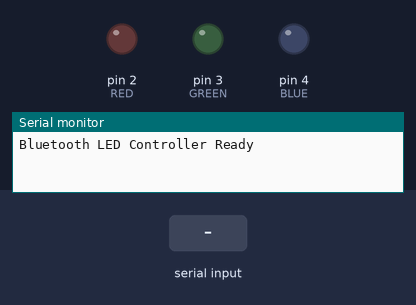
This sketch was run on a simulated Arduino Uno, built with avr-gcc and run on an emulated ATmega328P. Shown: output pins drawn as LEDs (lit = HIGH), the last lines printed to the serial monitor. Dashed ring = blinking. The inputs (shaded band) are chosen by the test bench.

Above: at 1.2 s.
1.3 s: "F" received over the second serial link
At 1.45 s:
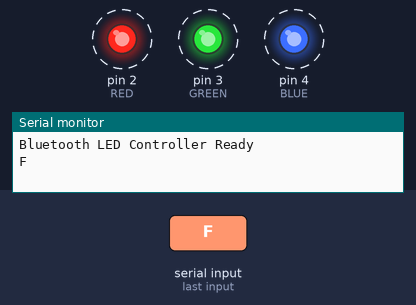
4.3 s: "R" received over the second serial link
At 5.3 s:
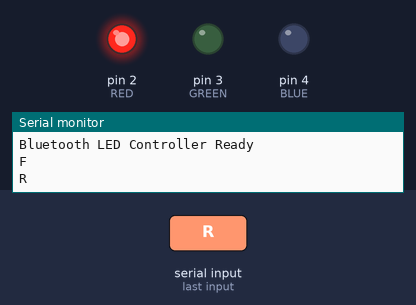
5.8 s: "G" received over the second serial link
At 6.4 s:
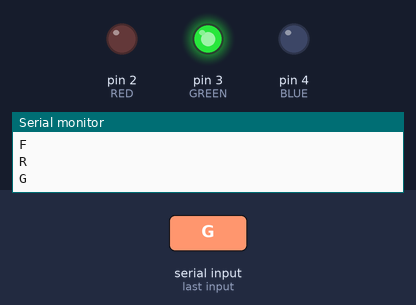
7.3 s: "B" received over the second serial link
At 8.7 s:
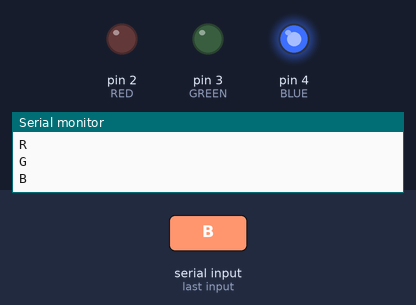
Timing chart, 0 to 9.8 s (numbered marks = the images above; inputs shaded):
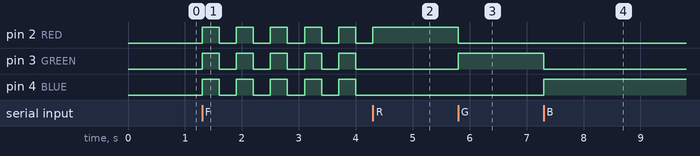

The sketch:

bt_led_control.ino
```cpp
#include <SoftwareSerial.h>

SoftwareSerial BT(10,11);

const int RED = 2;
const int GREEN = 3;
const int BLUE = 4;

void setup() {

  pinMode(RED, OUTPUT);
  pinMode(GREEN, OUTPUT);
  pinMode(BLUE, OUTPUT);

  BT.begin(9600);
  Serial.begin(9600);

  Serial.println("Bluetooth LED Controller Ready");
}

void loop() {

  if(BT.available()){

    char cmd = BT.read();

    Serial.println(cmd);

    switch(cmd){

      case 'R':
        digitalWrite(RED,HIGH);
        digitalWrite(GREEN,LOW);
        digitalWrite(BLUE,LOW);
        break;

      case 'G':
        digitalWrite(RED,LOW);
        digitalWrite(GREEN,HIGH);
        digitalWrite(BLUE,LOW);
        break;

      case 'B':
        digitalWrite(RED,LOW);
        digitalWrite(GREEN,LOW);
        digitalWrite(BLUE,HIGH);
        break;

      case 'X':
        digitalWrite(RED,LOW);
        digitalWrite(GREEN,LOW);
        digitalWrite(BLUE,LOW);
        break;

      case 'F':

        for(int i=0;i<5;i++){

          digitalWrite(RED,HIGH);
          digitalWrite(GREEN,HIGH);
          digitalWrite(BLUE,HIGH);
          delay(300);

          digitalWrite(RED,LOW);
          digitalWrite(GREEN,LOW);
          digitalWrite(BLUE,LOW);
          delay(300);
        }

        break;
    }
  }

}
```

Measured:
- after the input at 1.3 s, pin 2 (RED), pin 3 (GREEN), pin 4 (BLUE): alternates HIGH for 0.30 s and LOW for 0.30 s, starting at once
- after the input at 4.3 s, pin 2 (RED): LOW → HIGH at once
- after the input at 5.8 s, pin 2 (RED): HIGH → LOW at once; pin 3 (GREEN): LOW → HIGH at once
- after the input at 7.3 s, pin 3 (GREEN): HIGH → LOW at once; pin 4 (BLUE): LOW → HIGH at once
